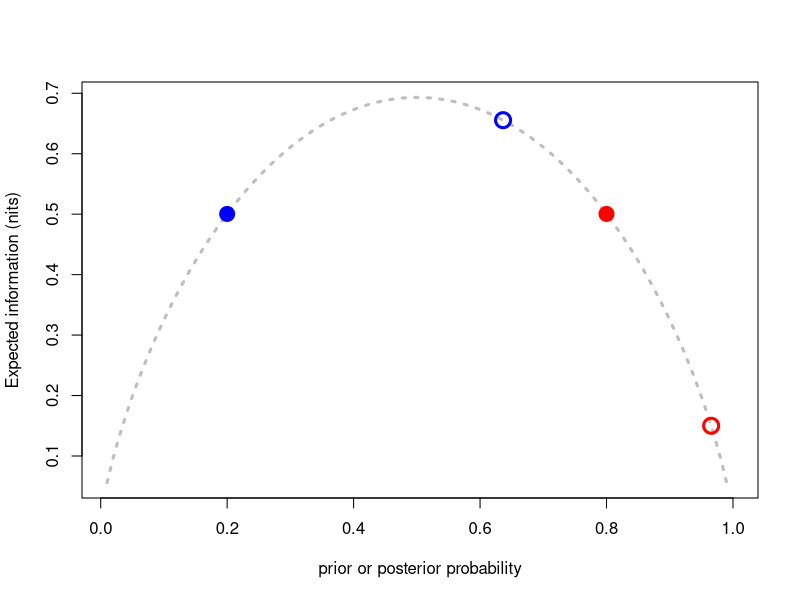
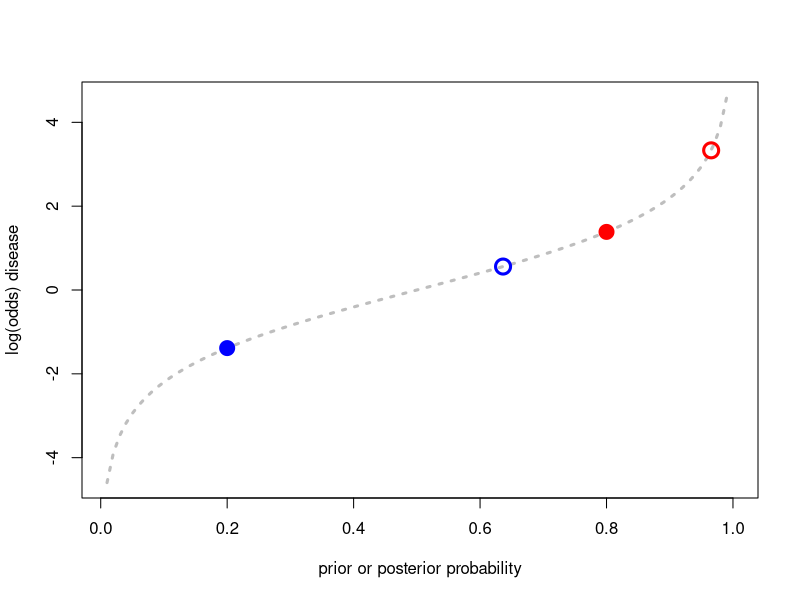

The R source for these figures, in order:
## ---- chunk 1
# Analysis for question 1
# Do the Bayesian updating based on the priors, forecast and LRc
A_prior <-0.2
B_prior <-0.8
A_prior_odds <-A_prior/(1-A_prior)
B_prior_odds <-B_prior/(1-B_prior)

LRc <-7
logA_posterior_odds <-log(A_prior_odds)+log(LRc)
logB_posterior_odds <-log(B_prior_odds)+log(LRc)

A_posterior_odds <-exp(logA_posterior_odds)
B_posterior_odds <-exp(logB_posterior_odds)
A_posterior <-A_posterior_odds/(1+A_posterior_odds)
B_posterior <-B_posterior_odds/(1+B_posterior_odds)

# Analysis for question 2
# Calculate the prior expected information (entropy) and conditional posterior expected information values
H_A_prior <- -((A_prior*log(A_prior))+((1-A_prior)*log(1-A_prior)))
H_A_posterior <- -((A_posterior*log(A_posterior))+((1-A_posterior)*log(1-A_posterior)))

H_B_prior <- -((B_prior*log(B_prior))+((1-B_prior)*log(1-B_prior)))
H_B_posterior <- -((B_posterior*log(B_posterior))+((1-B_posterior)*log(1-B_posterior)))

p <-seq(0.01,1,0.01)
compl_p <-1-p
logp <- log(p)
log_compl_p <-log(compl_p)
sum_terms <-(p*logp)+(compl_p*log_compl_p)
H_p <- -sum_terms
plot(p,H_p, ty="l", lty=3, col="gray", lwd=3, ylab="Expected information (nits)",
     xlab="prior or posterior probability")
 points(A_prior, H_A_prior, pch=19, col="blue", cex=2)
 points(B_prior, H_B_prior, pch=19, col="red", cex=2)
 points(A_posterior, H_A_posterior, pch=21, col="blue", lwd=3, cex=2)
 points(B_posterior, H_B_posterior, pch=21, col="red", lwd=3, cex=2)

# Look the results in terms of change in log(odds)
odds_p <-p/(1-p)
log_odds_p <-log(odds_p)
plot(p,log_odds_p, ty="l", lty=3, col="gray", lwd=3, ylab="log(odds) disease",
     xlab="prior or posterior probability")
 points(A_prior, log(A_prior_odds), pch=19, col="blue", cex=2)
 points(B_prior, log(B_prior_odds), pch=19, col="red", cex=2)
 points(A_posterior, logA_posterior_odds, pch=21, col="blue", lwd=3, cex=2)
 points(B_posterior, logB_posterior_odds, pch=21, col="red", lwd=3, cex=2)

# Calculate the relative entropy and specific information of the message for each farmer
# Farmer A
# Relative entropy
A_prior_compl <-1-A_prior
A_compl_odds <-(1-A_prior)/A_prior
A_compl_post_log_odds <-log(A_compl_odds)+log(1/LRc)
A_compl_post_odds <-exp(A_compl_post_log_odds)
A_compl_post <-A_compl_post_odds/(1+A_compl_post_odds)
D_KL_A <-(A_posterior*(log(A_posterior)-log(A_prior)))+(A_compl_post*(log(A_compl_post)-log(A_prior_compl)))

# Specific Information
I_s_T_A <-H_A_prior-H_A_posterior

# Farmer B
# Relative entropy (Kullback--Leibler divergence)
B_prior_compl <-1-B_prior
B_compl_odds <-(1-B_prior)/B_prior
B_compl_post_log_odds <-log(B_compl_odds)+log(1/LRc)
B_compl_post_odds <-exp(B_compl_post_log_odds)
B_compl_post <-B_compl_post_odds/(1+B_compl_post_odds)
D_KL_B <-(B_posterior*(log(B_posterior)-log(B_prior)))+(B_compl_post*(log(B_compl_post)-log(B_prior_compl)))

# Specific Information
I_s_T_B <-H_B_prior-H_B_posterior

# Summary of information analysis for the _gedankenexperiment_
Farmer_info_summary <-matrix(c(H_A_prior,H_A_posterior,D_KL_A,I_s_T_A,
                               H_B_prior,H_B_posterior,D_KL_B,I_s_T_B), nrow=4, ncol=2) 
rownames(Farmer_info_summary) <-c("H_prior","H_posterior","Relative entropy","Specicific information")
colnames(Farmer_info_summary) <-c("Farmer A", "Farmer B")
Farmer_info_summary

